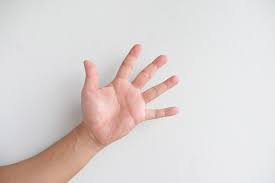
#> input picture skindetection/index.jpeg, 275 x 183 px
$ python skin.py
#> lines starting #> are read from the running program, lines starting #| are printed output that depends on the picture; after the words box and inside, x2 and y2 are one past the last pixel; in counts of white or black regions, pixels touching at a corner belong together
import numpy as np
import matplotlib.pyplot as plt
import cv2

img = cv2.imread('index.jpeg')
#> img is the input picture: shape (183, 275, 3); mean B, G, R 211.8, 213.6, 221.2
kernel = cv2.getStructuringElement(cv2.MORPH_ELLIPSE,(3,4))

plt.figure(figsize=(20,8))

img1 = cv2.cvtColor(img, cv2.COLOR_BGR2RGB)

img2 = cv2.cvtColor(img1, cv2.COLOR_RGB2HSV)
#> img2: shape (183, 275, 3); mean H, S, V 74.2, 15.6, 222.9

lower = np.array([0, 20, 40], dtype = "uint8")
upper = np.array([30, 255, 255], dtype = "uint8")

mask = cv2.inRange(img2,lower,upper)
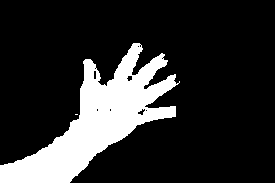
#> mask: shape (183, 275); 18% white; 2 white regions (1 under 20 px), largest, box (x1, y1, x2, y2) and area: (0, 43, 180, 183) 9056

mask1 = cv2.morphologyEx(mask, cv2.MORPH_CLOSE, kernel)
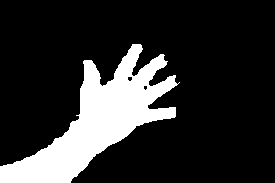
#> mask1: shape (183, 275); 18% white; 1 white region, box (x1, y1, x2, y2) and area: (0, 44, 180, 183) 9082

img3 = cv2.bitwise_and(img1,img1, mask=mask1)
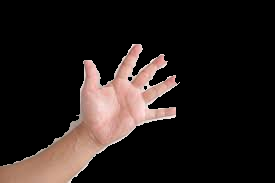
#> img3: shape (183, 275, 3); mean R, G, B 36.9, 29, 26.5

plt.figure(figsize=(20,8))
plt.imshow(img3)
plt.show()
